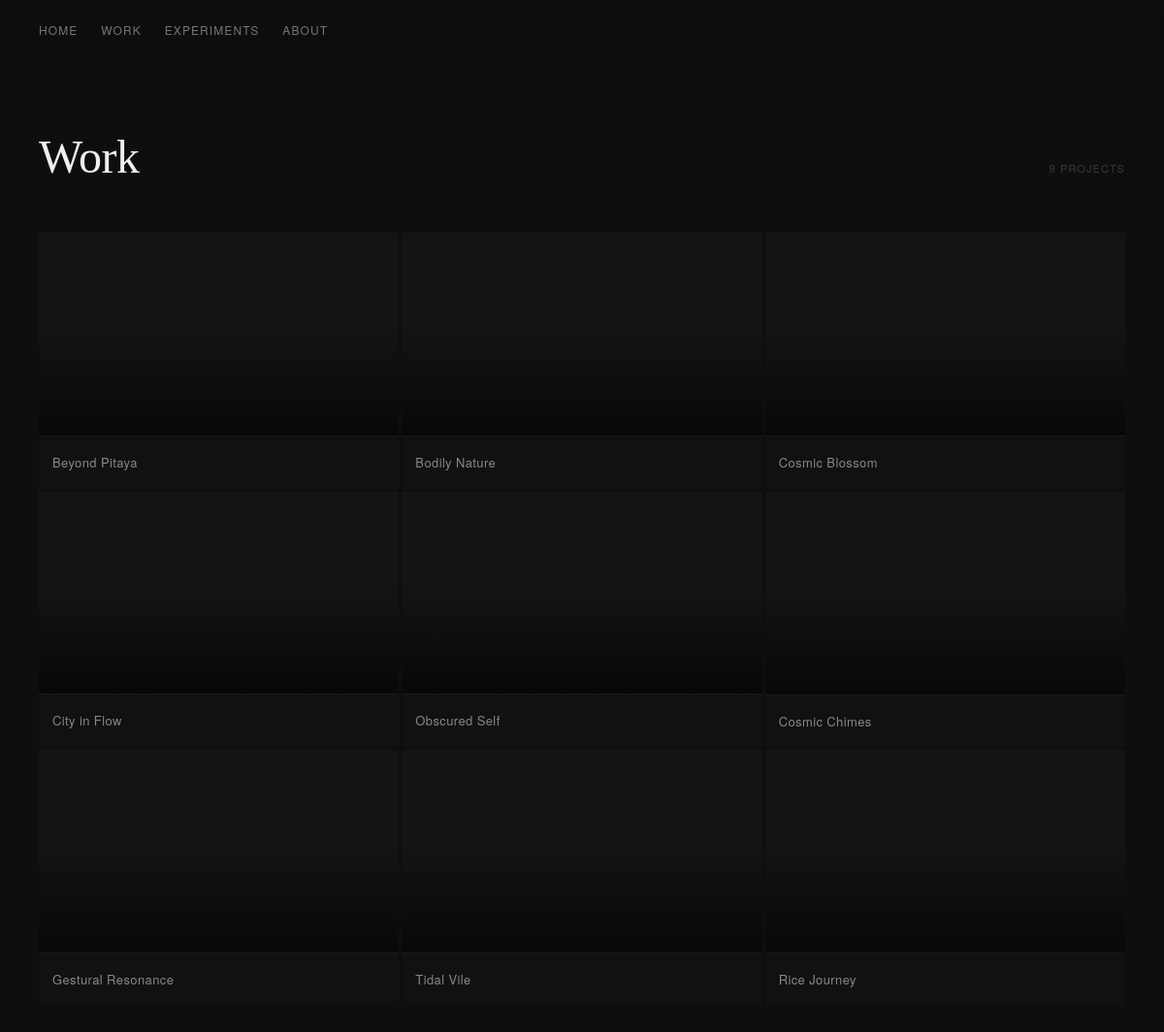
/projects.php, run on an earlier commit of the app's database.
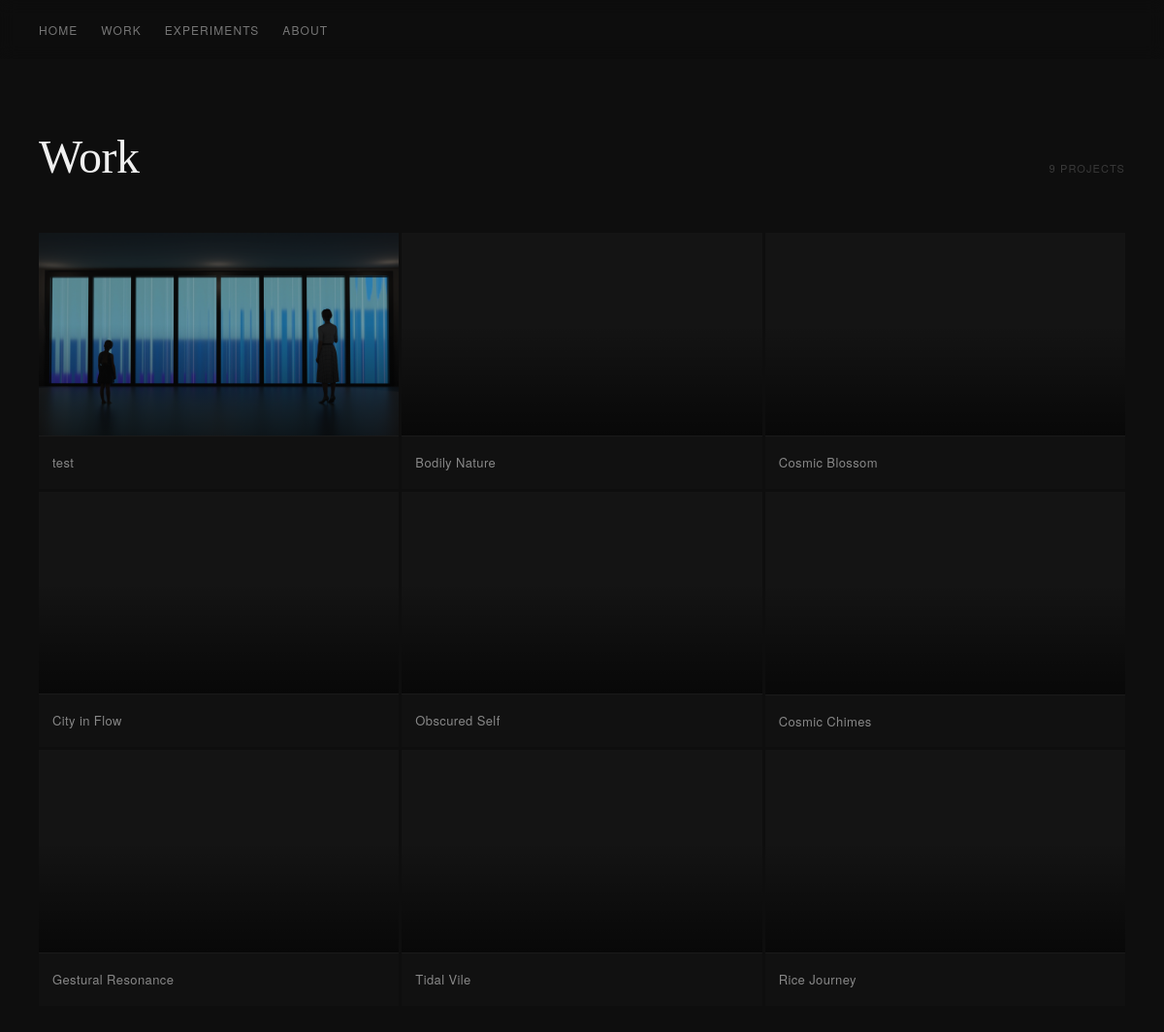
And on a later commit of the database.
### tables this page shows
CREATE TABLE projects (
    id INTEGER PRIMARY KEY AUTOINCREMENT,
    title TEXT,
    slug TEXT,
    immersion TEXT,
    context TEXT,
    system_text TEXT,
    interaction_text TEXT,
    material TEXT,
    reflection TEXT
, year TEXT, category TEXT, cover_image TEXT, video_url TEXT, is_published INTEGER DEFAULT 1, created_at TEXT, updated_at TEXT, edit_count INTEGER DEFAULT 0, sort_order INTEGER DEFAULT 0, skillset TEXT, exhibition TEXT, location TEXT, sections TEXT, subtitle TEXT);

### src/media.php (called while the page is built, shortened)
<?php
function get_project_media_path(string $slug): string {
    return UPLOADS_ROOT . '/projects/' . $slug;
}
function list_project_media(string $slug): array {
    $path = get_project_media_path($slug);
    return _list_media_files($path);
}
function _list_media_files(string $path): array {
    if (!is_dir($path)) return [];
    $files = [];
    $items = array_diff(scandir($path), ['.', '..']);
    foreach ($items as $item) {
        $full = "$path/$item";
        $rel = '/uploads' . substr($full, strlen(UPLOADS_ROOT));
        $rel = str_replace('\\', '/', $rel);
        $files[] = [
            'name' => $item,
            'url'  => $rel,
            'ext'  => strtolower(pathinfo($item, PATHINFO_EXTENSION)),
            'size' => filesize($full),
        ];
    }
    return $files;
}

### public/projects.php (the view, shortened to what this page needs)
<?php
require_once __DIR__ . '/../src/functions.php';
require_once __DIR__ . '/../src/media.php';
$projects = get_all_projects();
$img_exts = ['jpg','jpeg','png','webp','gif'];
$thumbs   = [];
foreach ($projects as $p) {
    $files = list_project_media($p['slug']);
    foreach ($files as $f) {
        if (in_array($f['ext'], $img_exts)) {
            $thumbs[$p['slug']] = $f['url'];
            break;
        }
    }
}
?>
<div class="work-wrap">
  <div class="work-page-header">
    <h1>Work</h1>
    <span class="work-count"><?= count($projects) ?> projects</span>
  </div>
  <div class="work-grid">
    <?php foreach ($projects as $i => $p):
        $thumb    = $thumbs[$p['slug']] ?? null;
        $featured = ($i === 0) ? ' work-card--featured' : '';
    ?>
    <a href="/p/<?= htmlspecialchars($p['slug']) ?>" class="work-card<?= $featured ?>">
      <div class="work-card-image">
        <?php if ($thumb): ?>
          <img src="<?= htmlspecialchars($thumb) ?>" alt="<?= htmlspecialchars($p['title']) ?>">
        <?php endif; ?>
        <div class="work-card-overlay"></div>
      </div>
      <div class="work-card-meta">
        <span class="work-card-title"><?= htmlspecialchars($p['title']) ?></span>
      </div>
    </a>
    <?php endforeach; ?>
  </div>
</div>

What changed in the data, as far as the page shows it:
removed projects: title "Beyond Pitaya"
added projects: slug+title (picture), title "test"
